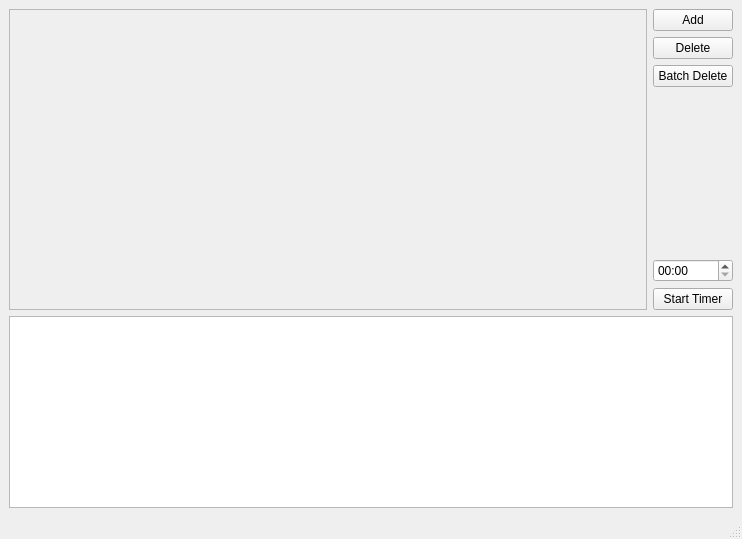
<?xml version="1.0" encoding="UTF-8"?>
<ui version="4.0">
 <class>MainWindow</class>
 <widget class="QMainWindow" name="MainWindow">
  <property name="geometry">
   <rect>
    <x>0</x>
    <y>0</y>
    <width>742</width>
    <height>539</height>
   </rect>
  </property>
  <property name="windowTitle">
   <string>mnnur Wallpaper Switcher</string>
  </property>
  <widget class="QWidget" name="centralwidget">
   <layout class="QGridLayout" name="gridLayout">
    <item row="0" column="0">
     <layout class="QVBoxLayout" name="verticalLayout_2">
      <item>
       <layout class="QHBoxLayout" name="horizontalLayout">
        <item>
         <widget class="QScrollArea" name="scrollArea">
          <property name="widgetResizable">
           <bool>true</bool>
          </property>
          <widget class="QWidget" name="scrollAreaWidgetContents">
           <property name="geometry">
            <rect>
             <x>0</x>
             <y>0</y>
             <width>630</width>
             <height>274</height>
            </rect>
           </property>
          </widget>
         </widget>
        </item>
        <item>
         <layout class="QVBoxLayout" name="verticalLayout">
          <item>
           <widget class="QPushButton" name="addButton">
            <property name="text">
             <string>Add</string>
            </property>
           </widget>
          </item>
          <item>
           <widget class="QPushButton" name="deleteButton">
            <property name="text">
             <string>Delete</string>
            </property>
           </widget>
          </item>
          <item>
           <widget class="QPushButton" name="batchDeleteButton">
            <property name="text">
             <string>Batch Delete</string>
            </property>
           </widget>
          </item>
          <item>
           <spacer name="verticalSpacer_2">
            <property name="orientation">
             <enum>Qt::Vertical</enum>
            </property>
            <property name="sizeHint" stdset="0">
             <size>
              <width>20</width>
              <height>40</height>
             </size>
            </property>
           </spacer>
          </item>
          <item>
           <widget class="QTimeEdit" name="timeEdit">
            <property name="currentSection">
             <enum>QDateTimeEdit::MinuteSection</enum>
            </property>
            <property name="displayFormat">
             <string>mm:ss</string>
            </property>
           </widget>
          </item>
          <item>
           <widget class="QPushButton" name="timeButton">
            <property name="text">
             <string>Start Timer</string>
            </property>
           </widget>
          </item>
         </layout>
        </item>
       </layout>
      </item>
      <item>
       <widget class="QTextEdit" name="textEdit">
        <property name="sizePolicy">
         <sizepolicy hsizetype="Expanding" vsizetype="Maximum">
          <horstretch>0</horstretch>
          <verstretch>0</verstretch>
         </sizepolicy>
        </property>
        <property name="maximumSize">
         <size>
          <width>16777215</width>
          <height>200</height>
         </size>
        </property>
       </widget>
      </item>
     </layout>
    </item>
   </layout>
  </widget>
  <widget class="QMenuBar" name="menubar">
   <property name="geometry">
    <rect>
     <x>0</x>
     <y>0</y>
     <width>742</width>
     <height>21</height>
    </rect>
   </property>
  </widget>
  <widget class="QStatusBar" name="statusbar"/>
 </widget>
 <resources/>
 <connections/>
</ui>
